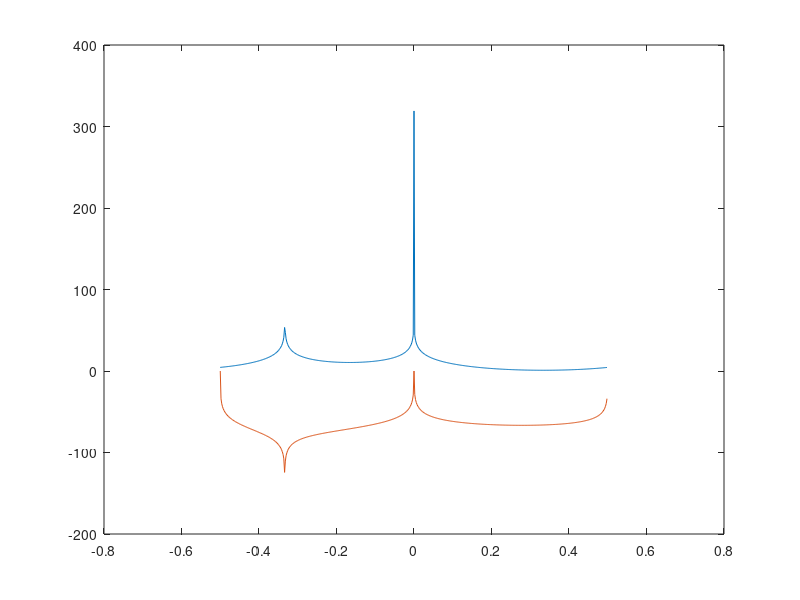

The MATLAB script that drew this image:
%% BBG
var = 1;
mu = 0;
N = 512;
bbg = randn(1,N)*sqrt(var)+mu;


%% Comparaison DSP via FFT
TF_F = fft(bbg);
T = length(TF_F);
f=-1/2:1/T:1/2-1/T;
sp = abs(fftshift(TF_F)).*abs(fftshift(TF_F))/T;



%[dsp] = freqz([1 -1],1,2*pi*f);
%figure(1),
%plot(f,abs(dsp).^2*var);


%% Filtre
d = [0.3 0.3*exp(1i*2*pi/3) 0.3*exp(-1i*pi*2/3)];
x = filter(1,d,bbg);

h= freqz(1,d,2*pi*f);

figure,
plot(f,20*log10(h));
hold on;

%% Estimation autocorrelation

[Rxx_est,t] = xcorr(x,'biased');
R = toeplitz(Rxx_est);

A = -inv(R)*Rxx_est.';
h2 = freqz(1,A,2*pi*f);

plot(f,20*log10(h2));
hold off;

